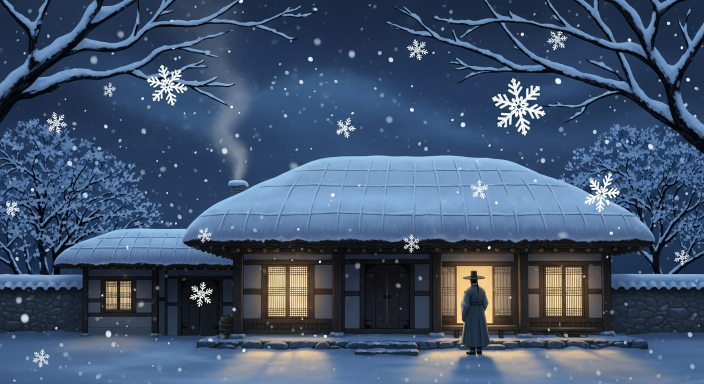
#> input picture image_env_diag_dev/smoke_20260224_162547.jpg, 1408 x 768 px (shown at 1/2 size)
$ python -i story16_watermark_finish_pass.py   (imports and definitions only)
#> lines starting #> are read from the running program, lines starting #| are printed output that depends on the picture
#> further down, picture is the input picture: shape (768, 1408, 3); mean B, G, R 110.1, 84.3, 66
#!/usr/bin/env python3
from __future__ import annotations

import argparse
from pathlib import Path

import cv2
import numpy as np


def detect_peak(img: np.ndarray) -> tuple[int, int, float]:
    h, w = img.shape[:2]
#> h = 768; w = 1408
    x0, y0 = int(w * 0.82), int(h * 0.82)
#> x0 = 1154; y0 = 629
    roi = img[y0:h, x0:w]
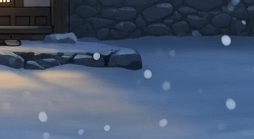
#> roi: shape (139, 254, 3); mean B, G, R 114.4, 90.1, 73.9
    hsv = cv2.cvtColor(roi, cv2.COLOR_BGR2HSV)
#> hsv: shape (139, 254, 3); mean H, S, V 102.8, 97.6, 115.6
    gray = cv2.cvtColor(roi, cv2.COLOR_BGR2GRAY).astype(np.float32)
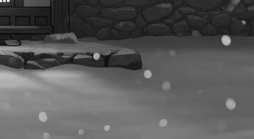
#> gray: shape (139, 254) float32; min 9, max 241, mean 88
    wh = (hsv[:, :, 2].astype(np.float32) / 255.0) * (1.0 - hsv[:, :, 1].astype(np.float32) / 255.0)
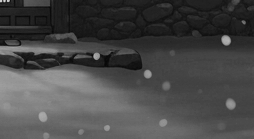
#> wh: shape (139, 254) float32; min 0.0276, max 0.816, mean 0.285
    hp = np.clip(gray - cv2.GaussianBlur(gray, (0, 0), 1.8), 0, None) / 255.0
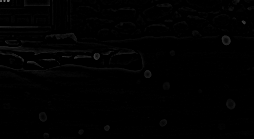
#> hp: shape (139, 254) float32; min 0, max 0.463, mean 0.00678
    score = wh * 0.95 + hp * 1.10
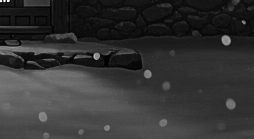
#> score: shape (139, 254) float32; min 0.0262, max 1.26, mean 0.278; drawn with min black and max white
    # emphasize lower half of ROI
    yy, xx = np.mgrid[0 : score.shape[0], 0 : score.shape[1]]
    py = yy / max(1, score.shape[0] - 1)
    score = score * (0.65 + 0.7 * py)
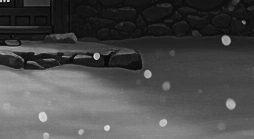
#> score: shape (139, 254) float64; min 0.0233, max 0.912, mean 0.298
    iy, ix = np.unravel_index(np.argmax(score), score.shape)
#> iy = 126; ix = 108
    return int(x0 + ix), int(y0 + iy), float(score[iy, ix])


# [62 lines left out: functions tiny_star_mask, main, not called in this run]


# [2 lines not run here, left out]

>>> import cv2
>>> picture = cv2.imread('../image_env_diag_dev/smoke_20260224_162547.jpg')
>>> result = detect_peak(picture)
#> result = (1262, 755, 0.912)
